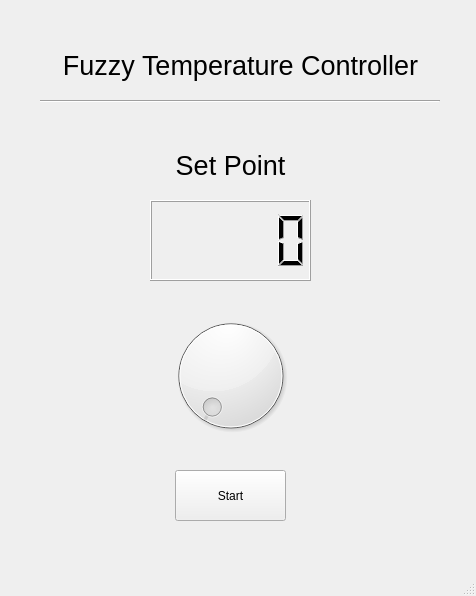
<?xml version="1.0" encoding="UTF-8"?>
<ui version="4.0">
 <class>MainWindow</class>
 <widget class="QMainWindow" name="MainWindow">
  <property name="geometry">
   <rect>
    <x>0</x>
    <y>0</y>
    <width>476</width>
    <height>596</height>
   </rect>
  </property>
  <property name="windowTitle">
   <string>MainWindow</string>
  </property>
  <widget class="QWidget" name="centralwidget">
   <widget class="QPushButton" name="btn_start">
    <property name="geometry">
     <rect>
      <x>175</x>
      <y>470</y>
      <width>111</width>
      <height>51</height>
     </rect>
    </property>
    <property name="text">
     <string>Start</string>
    </property>
   </widget>
   <widget class="QDial" name="dial_set_point">
    <property name="geometry">
     <rect>
      <x>150</x>
      <y>310</y>
      <width>161</width>
      <height>131</height>
     </rect>
    </property>
   </widget>
   <widget class="QLabel" name="lbl_title">
    <property name="geometry">
     <rect>
      <x>50</x>
      <y>40</y>
      <width>381</width>
      <height>50</height>
     </rect>
    </property>
    <property name="font">
     <font>
      <pointsize>20</pointsize>
     </font>
    </property>
    <property name="text">
     <string>Fuzzy Temperature Controller</string>
    </property>
    <property name="alignment">
     <set>Qt::AlignCenter</set>
    </property>
   </widget>
   <widget class="Line" name="line_title">
    <property name="geometry">
     <rect>
      <x>40</x>
      <y>100</y>
      <width>400</width>
      <height>3</height>
     </rect>
    </property>
    <property name="orientation">
     <enum>Qt::Horizontal</enum>
    </property>
   </widget>
   <widget class="QLCDNumber" name="lcd_set_point">
    <property name="geometry">
     <rect>
      <x>150</x>
      <y>200</y>
      <width>161</width>
      <height>81</height>
     </rect>
    </property>
   </widget>
   <widget class="QLabel" name="lbl_set_point">
    <property name="geometry">
     <rect>
      <x>40</x>
      <y>140</y>
      <width>381</width>
      <height>50</height>
     </rect>
    </property>
    <property name="font">
     <font>
      <pointsize>20</pointsize>
     </font>
    </property>
    <property name="text">
     <string>Set Point</string>
    </property>
    <property name="alignment">
     <set>Qt::AlignCenter</set>
    </property>
   </widget>
  </widget>
  <widget class="QMenuBar" name="menubar">
   <property name="geometry">
    <rect>
     <x>0</x>
     <y>0</y>
     <width>476</width>
     <height>22</height>
    </rect>
   </property>
  </widget>
  <widget class="QStatusBar" name="statusbar"/>
 </widget>
 <resources/>
 <connections/>
</ui>
